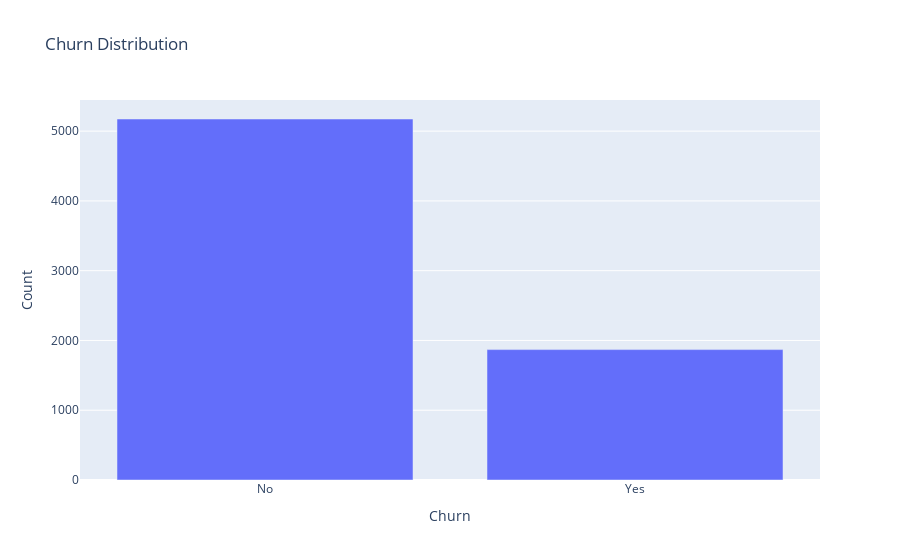

Notebook code for this chart:
### Code cell
Churn_counts = df['Churn'].value_counts().reset_index()
Churn_counts.columns = ['Churn', 'count']

fig = px.bar(Churn_counts, x='Churn', y='count', title='Churn Distribution', labels={'count': 'Count', 'Churn': 'Churn'})

fig.show()

### Figure 1 — Plotly figure (JSON) as saved in the notebook; plotly's stock layout.template omitted (floating-point values rounded to 4 significant figures)
{"data": [{"hovertemplate": "Churn=%{x}<br>Count=%{y}<extra></extra>", "legendgroup": "", "marker": {"color": "#636efa", "pattern": {"shape": ""}}, "name": "", "orientation": "v", "showlegend": false, "textposition": "auto", "type": "bar", "x": ["No", "Yes"], "xaxis": "x", "y": [5174, 1869], "yaxis": "y"}], "layout": {"barmode": "relative", "legend": {"tracegroupgap": 0}, "title": {"text": "Churn Distribution"}, "xaxis": {"anchor": "y", "domain": [0, 1], "title": {"text": "Churn"}}, "yaxis": {"anchor": "x", "domain": [0, 1], "title": {"text": "Count"}}}}
